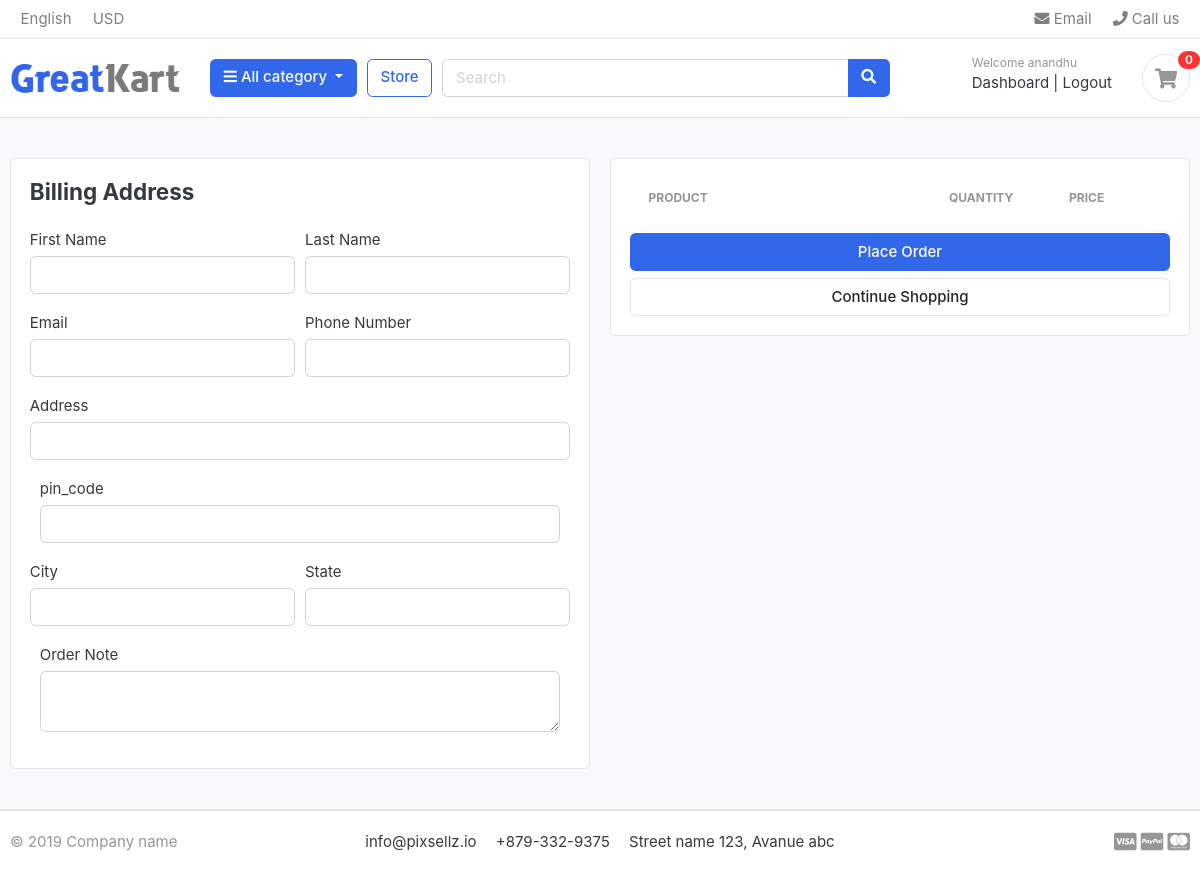
The app's page /cart/checkout/ (signed in), older data.
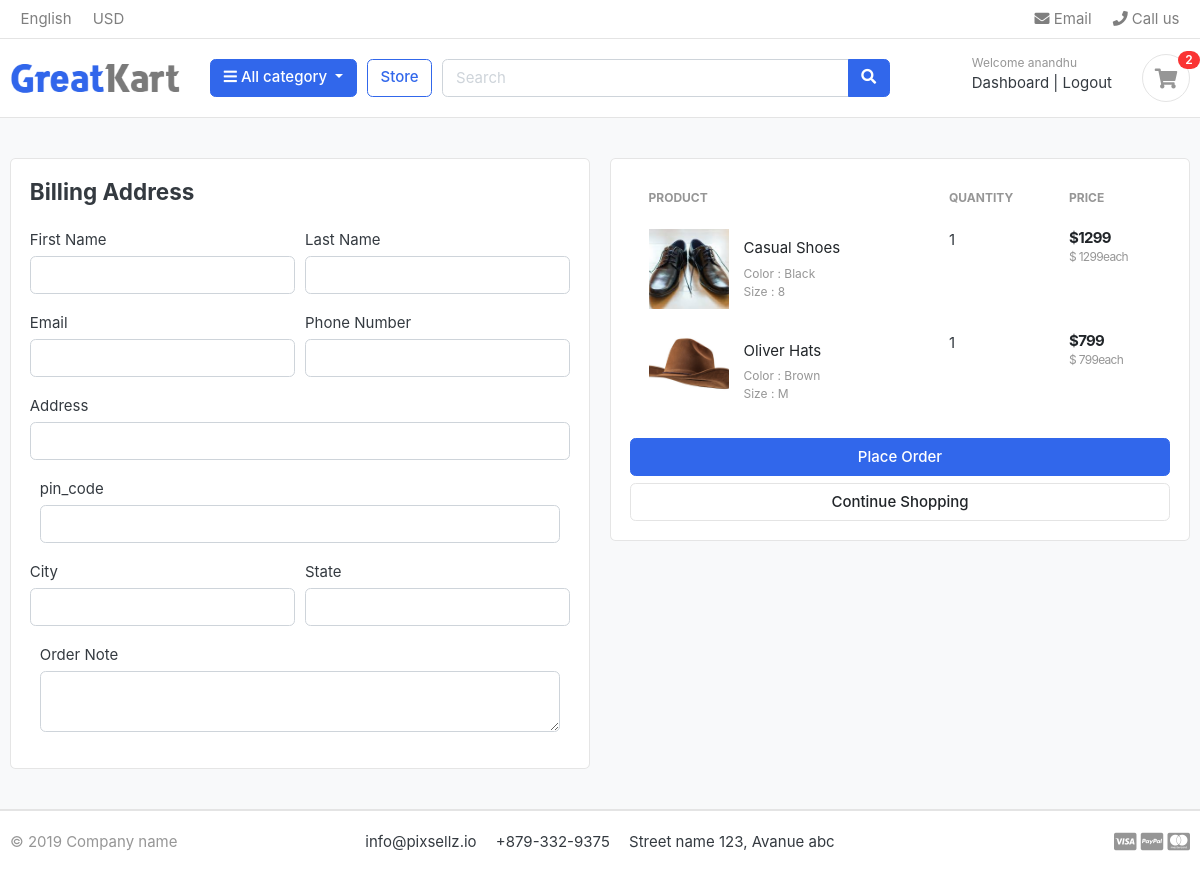
The same page, newer data.
### cart/models.py (models this page shows, shortened)
class CartItem(models.Model):
    user = models.ForeignKey(Account,on_delete= models.CASCADE,null=True)
    product = models.ForeignKey(Product, on_delete= models.CASCADE)
    variations = models.ManyToManyField(Variation,blank=True)
    cart= models.ForeignKey(Cart,on_delete=models.CASCADE,null=True)
    quantity = models.IntegerField()
    is_active = models.BooleanField(default=True)
    def sub_total(self):
        return self.product.price * self.quantity

### store/models.py (models this page shows, shortened)
class Product(models.Model):
    product_name = models.CharField(max_length=200,unique=True)
    slug = models.SlugField(max_length=200,unique=True)
    description =models.TextField(max_length=400,blank=True)
    price= models.IntegerField()
    images = models.ImageField(upload_to='photos/products')
    stock = models.IntegerField()
    is_available = models.BooleanField(default=True)
    category = models.ForeignKey(Category,on_delete=models.CASCADE)
    created_date = models.DateTimeField(auto_now_add=True)
    modified_date = models.DateTimeField(auto_now=True)
    def get_url(self):
        return reverse('product_detail',args=[self.category.slug,self.slug])

class Variation(models.Model):
    product = models.ForeignKey(Product,on_delete=models.CASCADE)
    variation_category = models.CharField(max_length=100,choices=variation_category_choice)
    variation_value = models.CharField(max_length=100)
    is_active = models.BooleanField(default=True)
    created_date= models.DateTimeField(auto_now=True)
    objects = VariationManager()

### cart/views.py (the view)
# urls.py: path('checkout/',views.checkout,name='checkout'),
@login_required(login_url='login')
def checkout(req,total=0,quantity=0,cart_items=None):
    try:
        tax = 0
        grand_total = 0
        if req.user.is_authenticated:
            cart_items = CartItem.objects.filter(user=req.user,is_active=True)
        else:
            cart = Cart.objects.get(cart_id = _cart_id(req))
            cart_items = CartItem.objects.filter(cart=cart,is_active=True)
        for cart_item in cart_items:
            total += (cart_item.product.price * cart_item.quantity)
            quantity += cart_item.quantity
        tax = (3 * total)/100
        grand_total = total + tax
    except:
        pass
    context = {
        'total':total,
        'quantity':quantity,
        'cart_items':cart_items,
        'grand_total':grand_total,
        'tax':tax
    }
    return render(req,'checkout.html',context)

### cart/context_processors.py (called while the page is built)
def Counter(req):
    cart_count=0
    if 'admin' in req.path:
        return {}
    else:
        try:
            cart=Cart.objects.filter(cart_id =_cart_id(req))
            if req.user.is_authenticated:
                cart_item = CartItem.objects.all().filter(user=req.user)
            else:
                cart_item = CartItem.objects.all().filter(cart=cart[:1])
            for item in cart_item:
                cart_count += item.quantity
        except:
            cart_count=0
    return dict(cart_count=cart_count)

### cart/views.py (called while the page is built)
def _cart_id(req):
    cart = req.session.session_key
    if not cart:
        cart = req.session.create()
    return cart

### category/context_processors.py (called while the page is built)
def menu_links(req):
    links  = Category.objects.all()
    return dict(links=links)

### category/models.py (called while the page is built)
    def get_url(self):
        return reverse('product_by_category',args=[self.slug])

### templates/checkout.html (shortened to what this page needs)
{% extends 'base.html' %}
{% load static %}
{% block content %}
<section class="section-content padding-y bg">
	<div class="container">
	<div class="row">
		<aside class="col-lg-6">
	<div class="card">
		<div class="card-body">
			<h4 class="card-title mb-4">Billing Address</h4>
			<form action="{% url 'place_order' %}" method="post">
				<div class="form-row">
					<div class="col form-group">
						<label for="">First Name</label>
						<input type="text" name="first_name" class="form-control" required>
					</div>
					<div class="col form-group">
						<label for="">Last Name</label>
						<input type="text" name="last_name" class="form-control" required>
					</div>
				</div>
				<div class="form-row">
					<div class="col form-group">
						<label for="">Email</label>
						<input type="email" name="email" class="form-control" required>
					</div>
					<div class="col form-group">
						<label for="">Phone Number</label>
						<input type="text" name="phone" class="form-control" required>
					</div>
				</div>
				<div class="form-row">
					<div class="col form-group">
						<label for="">Address</label>
						<input type="text" name="address" class="form-control" required>
					</div>
				</div>
				<div class="col form-group">
					<label for="">pin_code</label>
					<input type="text" name="pin_code" class="form-control" required>
				</div>
				<div class="form-row">
					<div class="col form-group">
						<label for="">City</label>
						<input type="text" name="city" class="form-control" required>
					</div>
					<div class="col form-group">
						<label for="">State</label>
						<input type="text" name="state" class="form-control" required>
					</div>
				</div>
				<div class="col form-group">
					<label for="">Order Note</label>
					<textarea name="oreder_note" rows="2" class="form-control"></textarea>
				</div>
		</div>
	</div>
		</aside>
		<aside class="col-lg-6">
			<div class="card">
			<div class="card-body">
				<table class="table table-borderless table-shopping-cart">
					<thead class="text-muted">
					<tr class="small text-uppercase">
					  <th scope="col">Product</th>
					  <th scope="col" width="120">Quantity</th>
					  <th scope="col" width="120">Price</th>
					</tr>
					</thead>
					<tbody>
						{% for item in cart_items %}
							<tr>
								<td>
									<figure class="itemside align-items-center">
										<div class="aside"><img src="{{item.product.images.url}}" class="img-sm"></div>
										<figcaption class="info">
											<a href="{{ item.product.get_url }}" class="title text-dark">{{item.product.product_name}}</a>
											<p class="text-muted small">
												{% if item.variations.all %}
													{% for i in item.variations.all %}
														{{i.variation_category | capfirst}} : {{i.variation_value| capfirst}} <br>
													{% endfor %}
												{% endif %}
											</p>
										</figcaption>
									</figure>
								</td>
								<td>
									<label for="">{{item.quantity}}</label>
								</td>
								<td>
									<div class="price-wrap">
										<var class="price">${{item.sub_total}}</var>
										<small class="text-muted"> $ {{item.product.price}}each </small>
									</div>
								</td>
							</tr>
						{% endfor %}
					</tbody>
					</table>
				<button type="submit" name="submit" class="btn btn-primary btn-block">Place Order</button>
				<a href="{% url 'store' %}" class="btn btn-light btn-block">Continue Shopping</a>
			</div>
			</div>
	</aside>
	</div>
	</div>
	</section>
{% endblock %}

### templates/includes/navbar.html (shortened to what this page needs)
{% load static %}
<header class="section-header">
    <nav class="navbar p-md-0 navbar-expand-sm navbar-light border-bottom">
    <div class="container">
      <div class="collapse navbar-collapse" id="navbarTop4">
        <ul class="navbar-nav mr-auto">
            <li class="nav-item dropdown">
                 <a href="#" class="nav-link">   English </a>
            </li>
            <li class="nav-item dropdown">
                <a href="#" class="nav-link"> USD </a>
            </li>
        </ul>
        <ul class="navbar-nav">
            <li><a href="#" class="nav-link"> <i class="fa fa-envelope"></i> Email </a></li>
            <li><a href="#" class="nav-link"> <i class="fa fa-phone"></i> Call us </a></li>
        </ul>
      </div>
    </div>
    </nav>
    <section class="header-main border-bottom">
        <div class="container">
    <div class="row align-items-center">
        <div class="col-lg-2 col-md-3 col-6">
            <a href="{% url 'store' %}" class="brand-wrap">
                <img class="logo" src="{% static './images/logo.png' %}">
            </a>
        </div>
        <div class="col-lg col-sm col-md col-6 flex-grow-0">
            <div class="category-wrap dropdown d-inline-block float-right">
                <button type="button" class="btn btn-primary dropdown-toggle" data-toggle="dropdown">
                    <i class="fa fa-bars"></i> All category
                </button>
            </div>
        </div>
        <a href="{% url 'store' %}" class="btn btn-outline-primary">Store</a>
        <div class="col-lg  col-md-6 col-sm-12 col">
            <form action="{% url 'search' %}" class="search" method="get" >
                <div class="input-group w-100">
                    <input type="text" class="form-control" style="width:60%;" placeholder="Search" name="keyword">
                    <div class="input-group-append">
                      <button class="btn btn-primary" type="submit">
                        <i class="fa fa-search"></i>
                      </button>
                    </div>
                </div>
            </form>
        </div>
        <div class="col-lg-3 col-sm-6 col-8 order-2 order-lg-3">
                    <div class="d-flex justify-content-end mb-3 mb-lg-0">
                        {% if user.id is None %}
                            <div class="widget-header">
                                <small class="title text-muted">Welcome guest!</small>
                                <div>
                                    <a href="{% url 'login' %}">Sign in</a> <span class="dark-transp"> | </span>
                                    <a href="{% url 'register' %}"> Register</a>
                                </div>
                            </div>
                        {% else %}
                        <div class="widget-header">
                            <small class="title text-muted">Welcome {{user.first_name}}</small>
                            <div>
                                <a href="{% url 'dashboard' %}">Dashboard</a> <span class="dark-transp"> | </span>
                                <a href="{% url 'logout' %}"> Logout</a>
                            </div>
                        </div>
                        {% endif %}
                        <a href="{% url 'cart' %}" class="widget-header pl-3 ml-3">
                            <div class="icon icon-sm rounded-circle border"><i class="fa fa-shopping-cart"></i></div>
                            <span class="badge badge-pill badge-danger notify">{{cart_count}}</span>
                        </a>
                    </div>
                </div>
    </div>
        </div>
    </section>
    </header>

Row changes from the older to the newer data that the page shows:
added CartItem: product.images (picture), product.product_name "Casual Shoes", quantity "1", sub_total "1299", product.price "1299"
added Variation: variation_category "Color", variation_value "Black", shown under "Casual Shoes"
added Variation: variation_category "Size", variation_value "8", shown under "Casual Shoes"
added CartItem: product.images (picture), product.product_name "Oliver Hats", quantity "1", sub_total "799", product.price "799"
added Variation: variation_category "Color", variation_value "Brown", shown under "Oliver Hats"
added Variation: variation_category "Size", variation_value "M", shown under "Oliver Hats"
Text that changed along with them:
{{ cart_count }}: "0" → "2"
